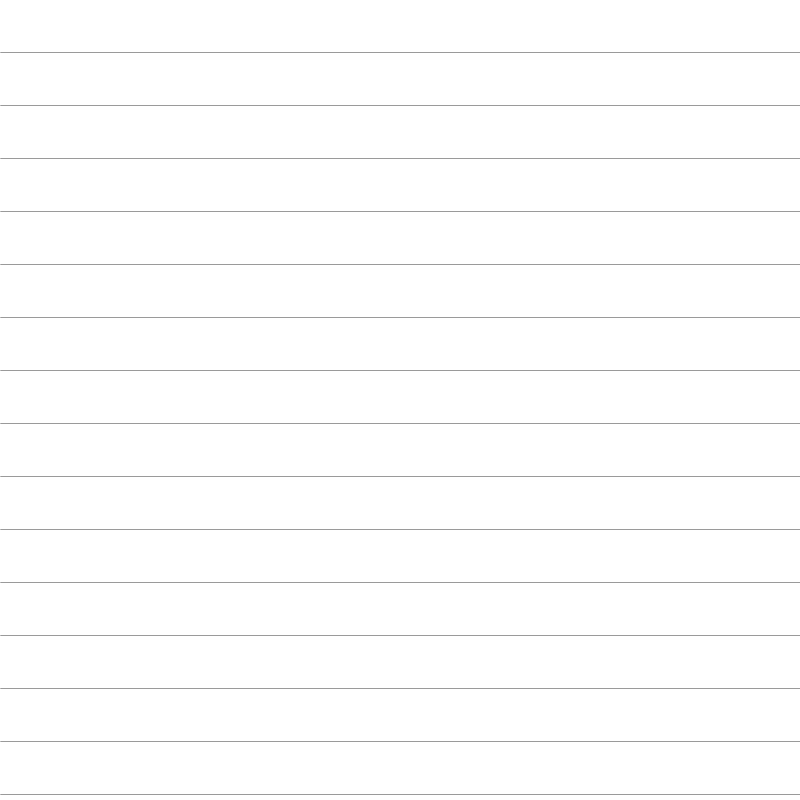
Frame 1 (no input)
Frame 2 (the mouse pressed at the canvas centre, redrawn once): identical to frame 1, image omitted

The Processing sketch that drew this single still picture (run headless with seeded random() and noise(); the mouse was pressed at the canvas centre and the sketch redrawn once):

// Processing sketch: horizontal_grid
// ── horizontal_grid.pde
int grid = 15;

void setup() {

  size(800, 800);
  smooth(20);
  stroke(120);
  strokeWeight(.65);
  fill(255,0);
  noLoop();
}
 
void draw() {

  background(255);
  int grid_width = width / grid;
  println("grid_width = " + grid_width);
      
  int row_count  = 0;
  int grid_count = 0;
  for (int yy = 0; yy < height; yy++ ) {

    int image_loc   = 0 + yy * width;
    int reverse_loc = 0 + yy * width;
    
    if(row_count % 2 != 0) {
      
      // odd column
      
    }
    grid_count++;
    
    if(grid_count == grid_width) {
      //
      line(0, yy, width, yy);
      row_count++;
      grid_count = 0;
    }
  }
  save("horizontal_grid.jpg");
}

void keyPressed() {
  
  if (key == '.') {
    grid++;
  }
  if (key == ',') {
    grid--;
  }
  
  grid = constrain(grid, 1, 30);
  redraw();
}
